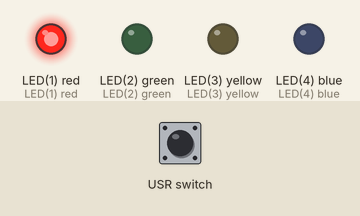
A program run on a simulated pyboard running MicroPython. On the bench: output pins drawn as LEDs (lit = HIGH). The test bench sets the inputs (shaded band). Library files of the repository ran but are not shown: 1 file(s).

Above: at 1.2 s.
1.3 s: USR switch pressed for 0.15 s
At 2.4 s:
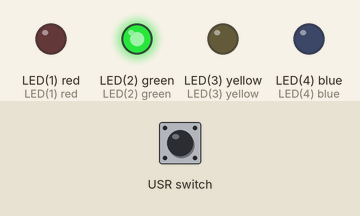
2.9 s: USR switch pressed for 1 s
At 3.6 s:
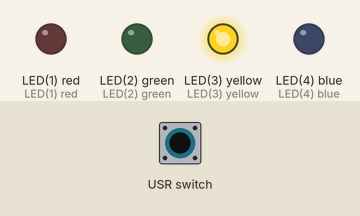
5.4 s: USR switch pressed for 0.15 s
At 6.6 s:
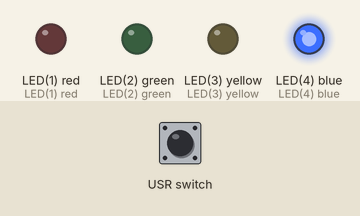
7.0 s: USR switch pressed for 3.2 s
At 7.9 s:
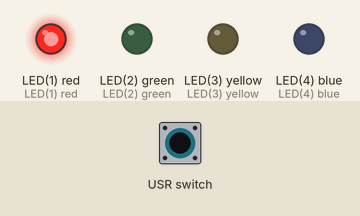
Timing chart, 0 to 10.0 s (numbered marks = the images above; inputs shaded):
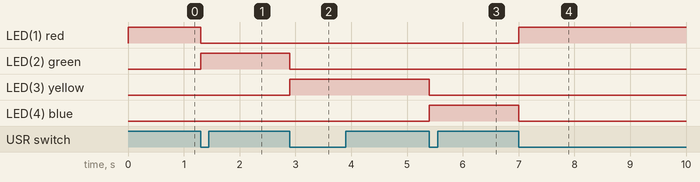

The program:

main.py
```python
# main.py -- put your code here!

#! /usr/bin/env python

###############################################################################
# main.py
#
# Script using the on-board switch
#
# Most adapted from:
#    http://docs.micropython.org/en/latest/pyboard/tutorial/switch.html
#
# Created: 08/07/15
#   - Joshua Vaughan
#   - joshua.vaughan@louisiana.edu
#   - http://www.ucs.louisiana.edu/~jev9637
#
# Modified:
#   *
#
###############################################################################

def march_LED():
    """ function increments to the next LED in the sequence

    use as a callback from the usr switch being pressed
    """
    global curr_LED
    global last_LED

    leds[curr_LED].toggle()
    leds[last_LED].toggle()

    last_LED = curr_LED
    curr_LED = (curr_LED + 1) % 4


# use a list comprehension to give us all the on-board LEDs
leds = [pyb.LED(i) for i in range(1,5)]

curr_LED = 1    # LED to turn on at next press of the button
last_LED = 0    # LED to turn off at netxt press of the button

# Turn on LED 1 to start - matching curr_LED and last_LED above
leds[0].toggle()

# define the switch object and point its callback to our march_LED function
usr_switch = pyb.Switch()
usr_switch.callback(march_LED)

while True:
    # loop through a short delay just waiting for the switch callback
    pyb.delay(20)
```

Measured:
- after the input at 1.3 s, LED(1) red: HIGH → LOW at once; LED(2) green: LOW → HIGH at once
- after the input at 2.9 s, LED(2) green: HIGH → LOW at once; LED(3) yellow: LOW → HIGH at once
- after the input at 5.4 s, LED(3) yellow: HIGH → LOW at once; LED(4) blue: LOW → HIGH at once
- after the input at 7.0 s, LED(1) red: LOW → HIGH at once; LED(4) blue: HIGH → LOW at once
